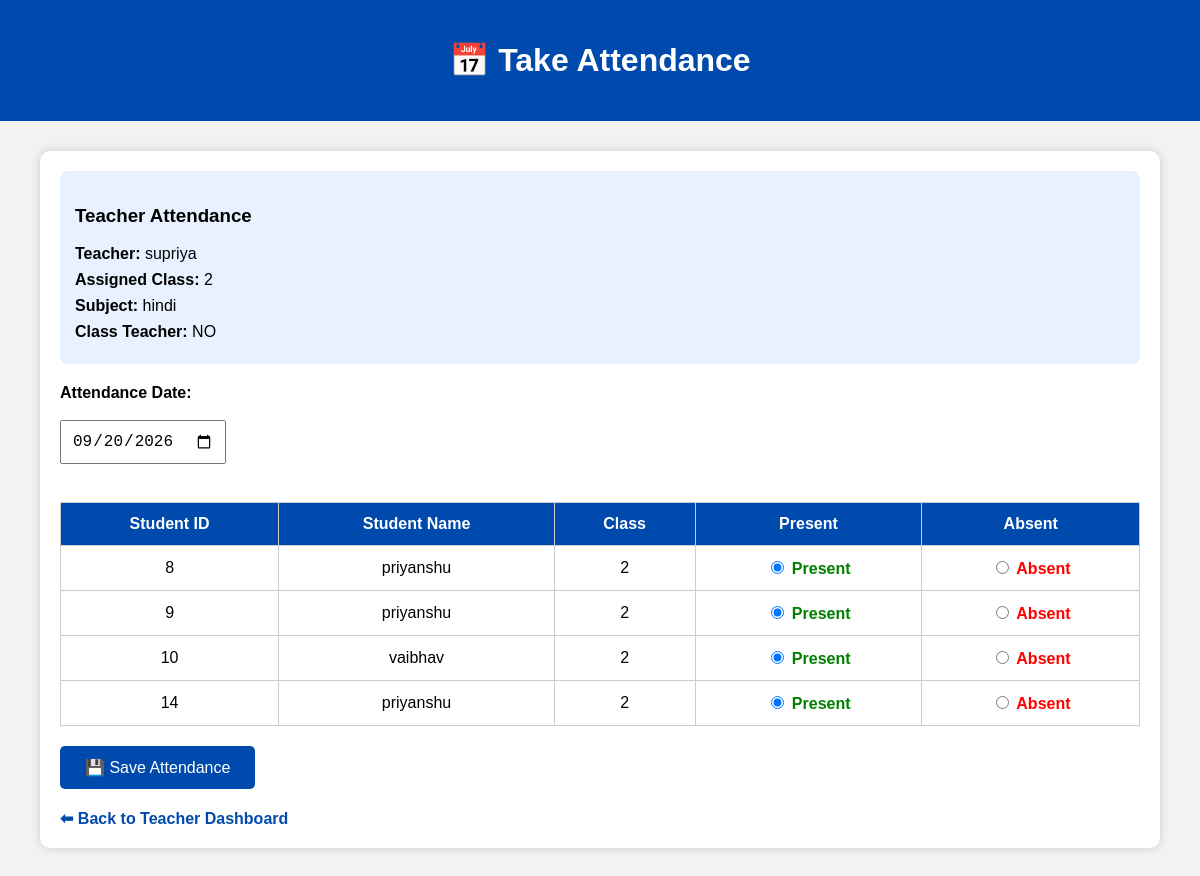
/attendance.php?assignment_id=1 (signed in), run on the app's committed database.
### tables this page shows
CREATE TABLE `teachers` (
  `id` int(11) NOT NULL,
  `name` varchar(100) DEFAULT NULL,
  `subject` varchar(100) DEFAULT NULL,
  `mobile` varchar(15) DEFAULT NULL,
  `email` varchar(100) DEFAULT NULL,
  `password` varchar(100) DEFAULT NULL
);

CREATE TABLE `teacher_assignments` (
  `id` int(11) NOT NULL,
  `teacher_id` int(11) NOT NULL,
  `class` varchar(20) NOT NULL,
  `subject_id` int(11) NOT NULL,
  `is_class_teacher` tinyint(1) NOT NULL DEFAULT '0'
);

CREATE TABLE `subjects` (
  `id` int(11) NOT NULL,
  `subject_name` varchar(100) DEFAULT NULL,
  `subject_code` varchar(50) DEFAULT NULL
);

CREATE TABLE `students` (
  `id` int(11) NOT NULL,
  `name` varchar(100) DEFAULT NULL,
  `father_name` varchar(100) DEFAULT NULL,
  `class` varchar(20) DEFAULT NULL,
  `mobile` varchar(15) DEFAULT NULL,
  `address` varchar(200) DEFAULT NULL,
  `dob` date DEFAULT NULL,
  `username` varchar(100) DEFAULT NULL,
  `password` varchar(100) DEFAULT NULL
);

### attendance.php (the view, shortened to what this page needs)
<?php
include "connection.php";
$teacher_id = $_SESSION['teacher_id'];
if(isset($_GET['assignment_id']))
{
    $assignment_id = intval($_GET['assignment_id']);
}
elseif(isset($_SESSION['selected_assignment_id']))
{
    $assignment_id = intval($_SESSION['selected_assignment_id']);
}
else
{
    header("Location: teacher-dashboard.php");
    exit();
}
$assignment_query = mysqli_query($conn,
"SELECT
    teacher_assignments.id,
    teacher_assignments.teacher_id,
    teacher_assignments.class,
    teacher_assignments.subject_id,
    teacher_assignments.is_class_teacher,
    subjects.subject_name
 FROM teacher_assignments
 INNER JOIN subjects
 ON teacher_assignments.subject_id = subjects.id
 WHERE teacher_assignments.id='$assignment_id'
 AND teacher_assignments.teacher_id='$teacher_id'
 LIMIT 1"
);
$assignment = mysqli_fetch_assoc($assignment_query);
$class = $assignment['class'];
$subject_name = $assignment['subject_name'];
$is_class_teacher = $assignment['is_class_teacher'];
$teacher_query = mysqli_query($conn,
"SELECT name
 FROM teachers
 WHERE id='$teacher_id'
 LIMIT 1"
);
$teacher = mysqli_fetch_assoc($teacher_query);
$teacher_name = $teacher ? $teacher['name'] : "Teacher";
$students = mysqli_query($conn,
"SELECT id,name,class
 FROM students
 WHERE class='$class'
 ORDER BY id ASC"
);
?>
<!DOCTYPE html>
<html>
<head>
</head>
<body>
<div class="header">
<h1>📅 Take Attendance</h1>
</div>
<div class="box">
<div class="info">
<h3>Teacher Attendance</h3>
<p>
<b>Teacher:</b>
<?php
echo htmlspecialchars($teacher_name);
?>
</p>
<p>
<b>Assigned Class:</b>
<?php
echo htmlspecialchars($class);
?>
</p>
<p>
<b>Subject:</b>
<?php
echo htmlspecialchars($subject_name);
?>
</p>
<p>
<b>Class Teacher:</b>
<?php
if($is_class_teacher == 1)
{
    echo '<span class="badge">YES</span>';
}
else
{
    echo "NO";
}
?>
</p>
</div>
<form method="POST">
<label>
<b>Attendance Date:</b>
</label>
<br><br>
<input
type="date"
name="attendance_date"
value="<?php echo date('Y-m-d'); ?>"
required
>
<br><br>
<table>
<tr>
<th>Student ID</th>
<th>Student Name</th>
<th>Class</th>
<th>Present</th>
<th>Absent</th>
</tr>
<?php
if(mysqli_num_rows($students) > 0)
{
    while($row = mysqli_fetch_assoc($students))
    {
?>
<tr>
<td>
<?php
echo $row['id'];
?>
</td>
<td>
<?php
echo htmlspecialchars($row['name']);
?>
</td>
<td>
<?php
echo htmlspecialchars($row['class']);
?>
</td>
<td>
<input
type="radio"
name="status[<?php echo $row['id']; ?>]"
value="Present"
checked
>
<span class="present">
Present
</span>
</td>
<td>
<input
type="radio"
name="status[<?php echo $row['id']; ?>]"
value="Absent"
>
<span class="absent">
Absent
</span>
</td>
</tr>
<?php
    }
}
?>
</table>
<?php
if(mysqli_num_rows($students) > 0)
{
?>
<button
type="submit"
name="save_attendance"
>
💾 Save Attendance
</button>
<?php
}
?>
</form>
<div class="back">
<a href="teacher-dashboard.php">
⬅ Back to Teacher Dashboard
</a>
</div>
</div>
</body>
</html>

### attendance.php (style rules this page uses)
body { font-family:Arial; background:#f2f2f2; margin:0; }
.header { background:#004aad; color:white; padding:20px; text-align:center; }
.box { width:90%; margin:30px auto; background:white; padding:20px; box-shadow:0 0 10px #ccc; border-radius:10px; }
.info { background:#e8f1ff; padding:15px; margin-bottom:20px; border-radius:8px; }
.info p { margin:8px 0; }
input[type="date"] { padding:10px; font-size:16px; }
table { width:100%; border-collapse:collapse; margin-top:20px; }
th,td { border:1px solid #ccc; padding:12px; text-align:center; }
th { background:#004aad; color:white; }
.present { color:green; font-weight:bold; }
.absent { color:red; font-weight:bold; }
button { margin-top:20px; padding:12px 25px; background:#004aad; color:white; border:none; border-radius:5px; cursor:pointer; font-size:16px; }
.back { margin-top:20px; }
.back a { text-decoration:none; color:#004aad; font-weight:bold; }

### data on the page
teachers: name "supriya"
teacher_assignments: class "2", subject.subject_name "hindi"
students: id "8", name "priyanshu", class "2"
students: id "9", name "priyanshu", class "2"
students: id "10", name "vaibhav", class "2"
students: id "14", name "priyanshu", class "2"
